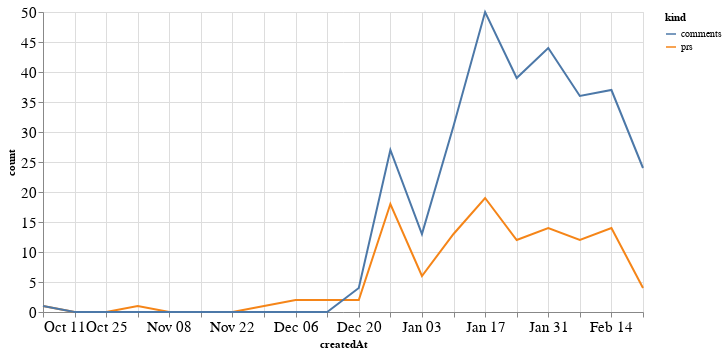

This figure's notebook cell:
### Code cell
alt.Chart(total_time, width=600).mark_line().encode(
    x='createdAt',
    y='count',
    color='kind'
)

### Figure 1 — Vega-Lite specification as saved in the notebook (floating-point values rounded to 4 significant figures)
{"config": {"axisLeft": {"labelFontSize": 15}, "axisBottom": {"labelFontSize": 15}}, "data": {"name": "data-e196c8b55ffcc7494dce227356148f77"}, "mark": "line", "encoding": {"color": {"type": "nominal", "field": "kind"}, "x": {"type": "temporal", "field": "createdAt"}, "y": {"type": "quantitative", "field": "count"}}, "width": 600, "$schema": "https://vega.github.io/schema/vega-lite/v4.8.1.json", "datasets": {"data-e196c8b55ffcc7494dce227356148f77": [{"createdAt": "2020-10-11T00:00:00", "kind": "prs", "count": 1}, {"createdAt": "2020-10-18T00:00:00", "kind": "prs", "count": 0}, {"createdAt": "2020-10-25T00:00:00", "kind": "prs", "count": 0}, {"createdAt": "2020-11-01T00:00:00", "kind": "prs", "count": 1}, {"createdAt": "2020-11-08T00:00:00", "kind": "prs", "count": 0}, {"createdAt": "2020-11-15T00:00:00", "kind": "prs", "count": 0}, {"createdAt": "2020-11-22T00:00:00", "kind": "prs", "count": 0}, {"createdAt": "2020-11-29T00:00:00", "kind": "prs", "count": 1}, {"createdAt": "2020-12-06T00:00:00", "kind": "prs", "count": 2}, {"createdAt": "2020-12-13T00:00:00", "kind": "prs", "count": 2}, {"createdAt": "2020-12-20T00:00:00", "kind": "prs", "count": 2}, {"createdAt": "2020-12-27T00:00:00", "kind": "prs", "count": 18}, {"createdAt": "2021-01-03T00:00:00", "kind": "prs", "count": 6}, {"createdAt": "2021-01-10T00:00:00", "kind": "prs", "count": 13}, {"createdAt": "2021-01-17T00:00:00", "kind": "prs", "count": 19}, {"createdAt": "2021-01-24T00:00:00", "kind": "prs", "count": 12}, {"createdAt": "2021-01-31T00:00:00", "kind": "prs", "count": 14}, {"createdAt": "2021-02-07T00:00:00", "kind": "prs", "count": 12}, {"createdAt": "2021-02-14T00:00:00", "kind": "prs", "count": 14}, {"createdAt": "2021-02-21T00:00:00", "kind": "prs", "count": 4}, {"createdAt": "2020-10-11T00:00:00", "kind": "comments", "count": 1}, {"createdAt": "2020-10-18T00:00:00", "kind": "comments", "count": 0}, {"createdAt": "2020-10-25T00:00:00", "kind": "comments", "count": 0}, {"createdAt": "2020-11-01T00:00:00", "kind": "comments", "count": 0}, {"createdAt": "2020-11-08T00:00:00", "kind": "comments", "count": 0}, {"createdAt": "2020-11-15T00:00:00", "kind": "comments", "count": 0}, {"createdAt": "2020-11-22T00:00:00", "kind": "comments", "count": 0}, {"createdAt": "2020-11-29T00:00:00", "kind": "comments", "count": 0}, {"createdAt": "2020-12-06T00:00:00", "kind": "comments", "count": 0}, {"createdAt": "2020-12-13T00:00:00", "kind": "comments", "count": 0}, {"createdAt": "2020-12-20T00:00:00", "kind": "comments", "count": 4}, {"createdAt": "2020-12-27T00:00:00", "kind": "comments", "count": 27}, {"createdAt": "2021-01-03T00:00:00", "kind": "comments", "count": 13}, {"createdAt": "2021-01-10T00:00:00", "kind": "comments", "count": 31}, {"createdAt": "2021-01-17T00:00:00", "kind": "comments", "count": 50}, {"createdAt": "2021-01-24T00:00:00", "kind": "comments", "count": 39}, {"createdAt": "2021-01-31T00:00:00", "kind": "comments", "count": 44}, {"createdAt": "2021-02-07T00:00:00", "kind": "comments", "count": 36}, {"createdAt": "2021-02-14T00:00:00", "kind": "comments", "count": 37}, {"createdAt": "2021-02-21T00:00:00", "kind": "comments", "count": 24}]}}
